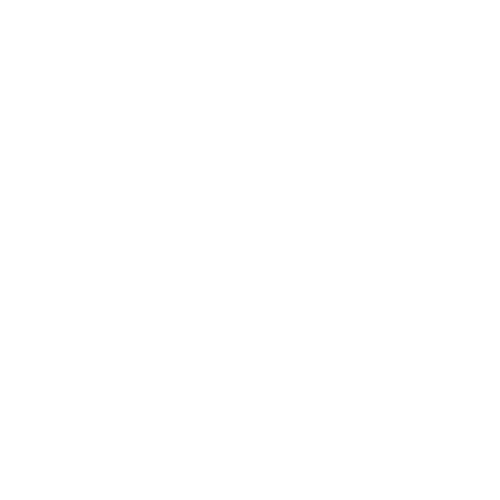
Frame 1 (no input)
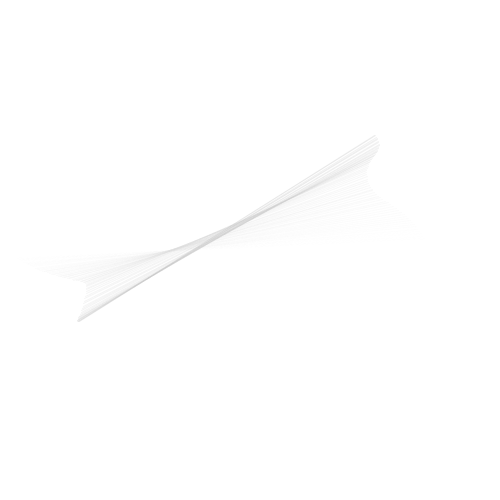
Frame 60 (the mouse pressed at the canvas centre just before this capture)
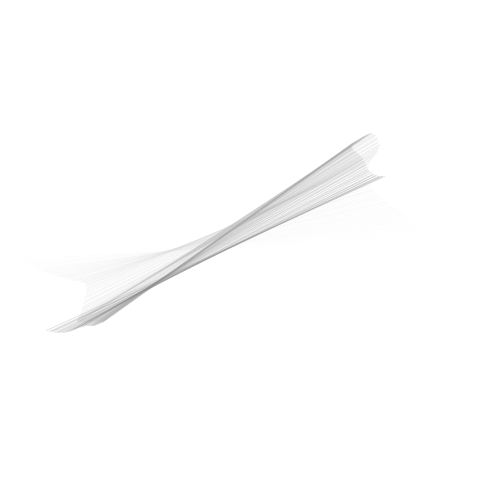
Frame 120 (the mouse held since frame 60 and released just before this capture)

The Processing sketch that drew these frames (run headless with seeded random() and noise(); from frame 60 on, the mouse is pressed at the canvas centre):

// Processing sketch: wave_clock
// ── wave_clock.pde
float _angNoise, _radiusNoise;
float _xNoise, _yNoise;
float _angle = -PI / 2;
float _radius;
float _strokeCo1 = 254;
int _strokeChange = -1;

void setup() {
    size(500, 500);
    smooth();
    frameRate(30);
    background(255);
    noFill();
    
    _angNoise = random(10);
    _radiusNoise = random(10);
    _xNoise = random(10);
    _yNoise = random(10);
}

void draw(){
    _radiusNoise += 0.005;
    _radius = (noise(_radiusNoise) * 550) + 1;

    _angNoise += 0.005;
    _angle += (noise(_angNoise) * 6) - 3;
    if(_angle > 360) {_angle -= 360;}
    if(_angle < 0) {_angle += 360;}
    
    _xNoise += 0.01;
    _yNoise += 0.01;
    float centerX = width / 2 + (noise(_xNoise) * 100) - 50;
    float centerY = height / 2 + (noise(_yNoise) * 100) - 50;

    float rad = radians(_angle);
    float x1 = centerX + (_radius * cos(rad));
    float y1 = centerY + (_radius * sin(rad));

    float oppositeRad = rad + PI;
    float x2 = centerX + (_radius * cos(oppositeRad));
    float y2 = centerY + (_radius * sin(oppositeRad));

    _strokeCo1 += _strokeChange;
    if(_strokeCo1 > 254) {_strokeChange = -1;}
    if(_strokeCo1 < 0) {_strokeChange = 1;}
    // 色を指定
    stroke(_strokeCo1, 60);
    strokeWeight(1);
    line(x1, y1, x2, y2);
}
